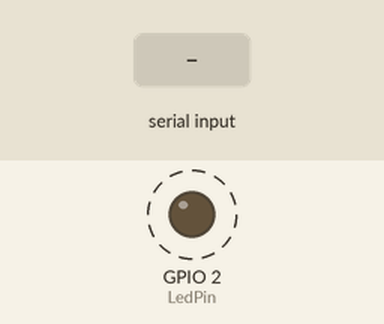
Simulated run of this sketch. Board: ESP32. On the bench: output pins drawn as LEDs (lit = HIGH). Dashed ring = blinking. The test bench sets the inputs (shaded band). What the sketch prints to the serial monitor is not drawn.

Above: at 1.2 s.
1.3 s: "90,45\n" received over Serial
4.3 s: "0\n" received over Serial
Timing chart, 0 to 13.3 s (numbered marks = the images above; inputs shaded):
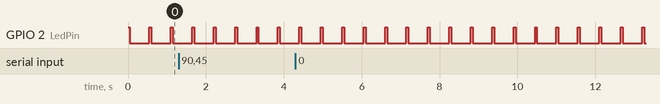

Measured:
- by itself, GPIO 2 (LedPin): alternates HIGH for 0.05 s and LOW for 0.50 s

The sketch:

Part_5_-_Queue.ino
```cpp
#if CONFIG_FREERTOS_UNICORE
static const BaseType_t app_cpu = 0;
#else
static const BaseType_t app_cpu = 1;
#endif

static const int LedPin = LED_BUILTIN;
xQueueHandle FirstQue;
xQueueHandle SecQue;
void LedToggle1(void * par)
{
  int count = 0, blinkRate = 500;
  String msg;
  while (1)
  {
    if (xQueueReceive(FirstQue, &blinkRate, 0))
    {
      msg = "blinking Rate will change";
      Serial.println(msg);
      count = 0;
    }
    count++;
    digitalWrite(LedPin, HIGH);
    vTaskDelay(50 / portTICK_PERIOD_MS);
    digitalWrite(LedPin, LOW);
    if (count % 100 == 0)
    {
      xQueueSend(SecQue, &count, 0);

    }

    if (count == 100000000)
      count = 0;
    vTaskDelay(blinkRate / portTICK_PERIOD_MS);
  }
}
static const uint8_t buf_len = 12;
char buf[buf_len];
bool Done = false;
uint8_t idx = 0;

void ReadSerial(void *parameters) {

  char c;
  int Delay = 500;
  // Clear whole buffer
  memset(buf, 0, buf_len);
  Serial.println("Welcome To The Queue Demo Project");
  // Loop forever
  while (1) {

    // Read characters from serial
    if (Serial.available() > 0 && !Done) {
      c = Serial.read();
      // Update delay variable and reset buffer if we get a newline character
      if (c == '\n') {
        Done = true;
      } else {
        // Only append if index is not over message limit
        if (idx < buf_len - 1) {
          buf[idx] = c;
          idx++;
        }
      }
    }
    const String command = "delay ";

    String DelayValue = "";
    if (Done)
    {
      bool RightCommand = true;
      for (int i = 0; i < idx; i++)
      {
        Serial.print(buf[i]);
        if (i <= 5 && buf[i] != command[i])
          RightCommand = false;
      }
      Serial.println("");
      if (RightCommand)
      {
        for (int i = 6; i < idx; i++)
        {
          if (isDigit(buf[i]))
            DelayValue += buf[i];

        }
        Delay = DelayValue.toInt();
        xQueueSend(FirstQue, &Delay, 0);
      }
      else
      {
        Serial.println("Enter a valid command");
      }
      memset(buf, 0, buf_len);
      idx = 0;
      DelayValue = "";
      Done = false;
    }
    int msg;

    if (xQueueReceive(SecQue, &msg, 0))
    {
      Serial.print("Blinked ");
      Serial.print(msg);
      Serial.print(" times at the rate a blink each ");
      Serial.print(Delay);
      Serial.println("ms");
    }


    vTaskDelay(1 / portTICK_PERIOD_MS);
  }
}

void setup() {
  // put your setup code here, to run once:
  Serial.begin(9600);
  pinMode(LedPin, OUTPUT);
  FirstQue = xQueueCreate(10, sizeof(int));
  SecQue = xQueueCreate(5, sizeof(int));
  xTaskCreatePinnedToCore(LedToggle1, "Toggle Led 1", 1024, NULL, 1, NULL, app_cpu);
  xTaskCreatePinnedToCore(ReadSerial, "Reading From Serial", 1024, NULL, 1, NULL, app_cpu);

}

void loop() {
  // put your main code here, to run repeatedly:

}
```
